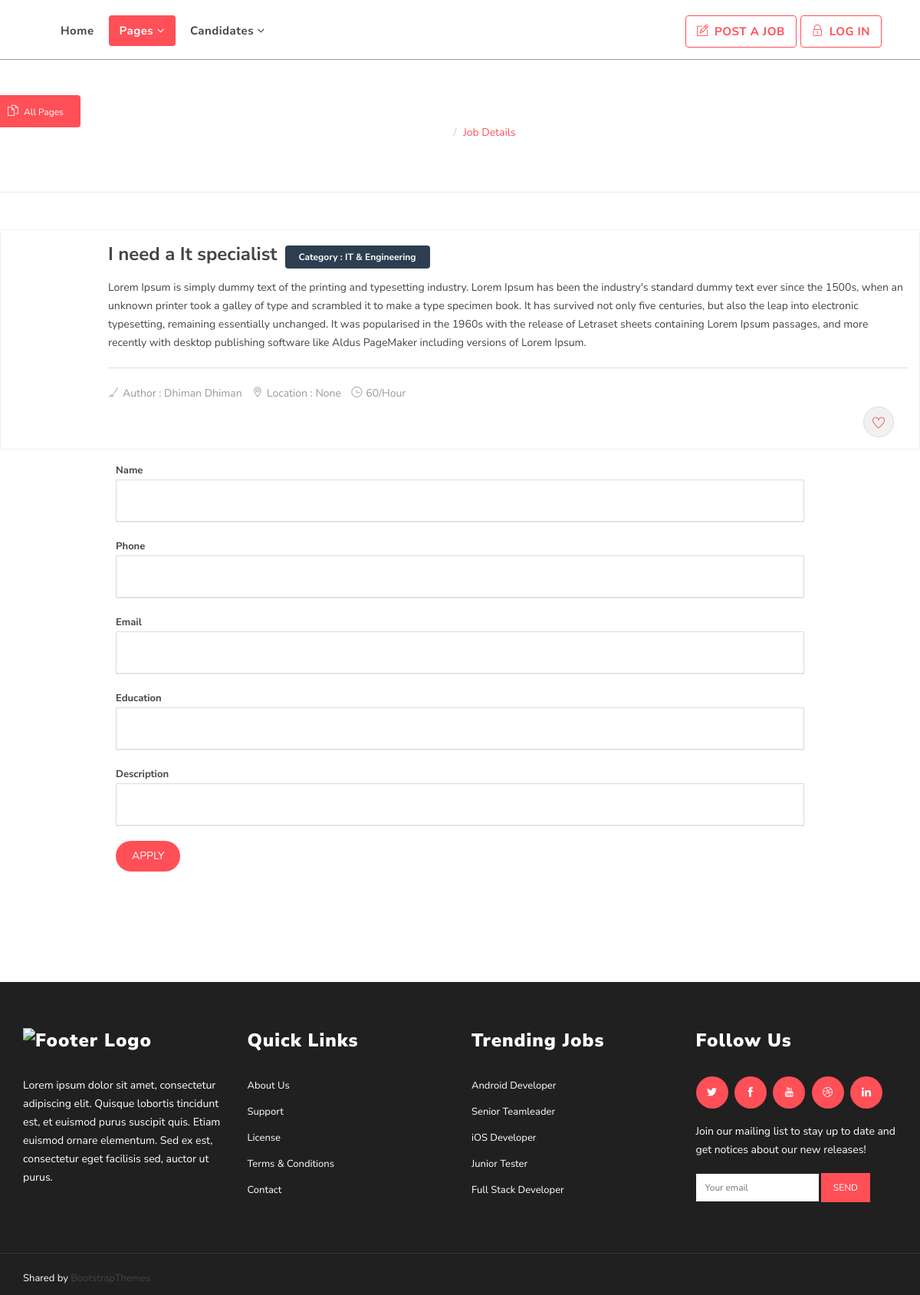
The app's page /job_details/11 with its own data.
### home/models.py (models this page shows, shortened)
class job (models.Model):
    username=models.CharField(max_length=1000)
    title=models.CharField(max_length=1000,null=True)
    company=models.CharField(max_length=1000,null=True)
    location=models.CharField(max_length=1000,null=True)
    email=models.CharField(max_length=1000)
    name=models.CharField(max_length=1000)
    jobs=models.CharField(max_length=1000)
    category=models.CharField(max_length=1000,null=True)
    job_time=models.CharField(max_length=1000,null=True)

### home/views.py (the view)
# urls.py: path('job_details/<int:pk>', views.job_details.as_view(), name='job_details'),
class job_details (generic.DeleteView):
    model = job
    template_name = "job-details.html"
    ordering = ['-id']
    def get_context_data(self, *args, **kwargs):
        context = super(job_details, self).get_context_data(*args, **kwargs)
        context['job_list'] = job.objects.all()
        context['apply_job_list'] = apply_for_job.objects.all()
        return context

### templates/job-details.html (shortened to what this page needs)
{% load static %}
<!DOCTYPE html>
<html lang="en">
<head>
  <link rel="stylesheet" href="{% static 'assets/css/bootstrap.min.css' %}" type="text/css">
  <link rel="stylesheet" href="{% static 'assets/css/jasny-bootstrap.min.css' %}" type="text/css">
  <link rel="stylesheet" href="{% static 'assets/css/bootstrap-select.min.css' %}" type="text/css">
  <link rel="stylesheet" href="{% static 'assets/css/material-kit.css' %}" type="text/css">
  <link rel="stylesheet" href="{% static 'assets/fonts/font-awesome.min.css' %}" type="text/css">
  <link rel="stylesheet" href="{% static 'assets/fonts/themify-icons.css' %}">
  <link rel="stylesheet" href="{% static 'assets/extras/animate.css' %}" type="text/css">
  <link rel="stylesheet" href="{% static 'assets/extras/owl.carousel.css' %}" type="text/css">
  <link rel="stylesheet" href="{% static 'assets/extras/owl.theme.css' %}" type="text/css">
  <link rel="stylesheet" href="{% static 'assets/extras/settings.css' %}" type="text/css">
  <link rel="stylesheet" href="{% static 'assets/css/slicknav.css' %}" type="text/css">
  <link rel="stylesheet" href="{% static 'assets/css/main.css' %}" type="text/css">
  <link rel="stylesheet" href="{% static 'assets/css/responsive.css' %}" type="text/css">
  <link rel="stylesheet" type="text/css" href="{% static 'assets/css/colors/red.css' %}" media="screen" />
</head>
<body>
  <div class="header">
    <div class="logo-menu">
      <nav class="navbar navbar-default main-navigation" role="navigation" data-spy="affix" data-offset-top="50">
        <div class="container">
          <div class="collapse navbar-collapse" id="navbar">
            <ul class="nav navbar-nav">
              <li>
                <a href="{% url 'home1' %}">
                  Home
                </a>
              </li>
              <li>
                <a class="active" href="{% url 'about' %}">
                  Pages <i class="fa fa-angle-down"></i>
                </a>
              </li>
              <li>
                <a href="#">
                  Candidates <i class="fa fa-angle-down"></i>
                </a>
              </li>
            </ul>
            <ul class="nav navbar-nav navbar-right float-right">
              <li class="left"><a href="{% url 'profile' %}"><i class="ti-pencil-alt"></i> Post A Job</a></li>
              {% if user.is_authenticated %}
              <li class="right"><a href="{% url 'signout' %}"><i class="ti-lock"></i> Log Out</a></li>
              <a style="text-decoration: none;color: white;" href="{% url 'profile' %}"> Welcome {{ user.username }}
              </a>
              {% else %}
              <li class="right"><a href="{% url 'signinn' %}"><i class="ti-lock"></i> Log In</a></li>
              {% endif %}
            </ul>
          </div>
        </div>
      </nav>
      <div class="tbtn wow pulse" id="menu" data-wow-iteration="infinite" data-wow-duration="500ms"
        data-toggle="offcanvas" data-target=".navmenu">
        <p><i class="ti-files"></i> All Pages</p>
      </div>
    </div>
  </div>
  <div class="page-header" style="background: url('{% static '/assets/img/banner1.jpg' %}');">
    <div class="container">
      <div class="row">
        <div class="col-md-12">
          <div class="breadcrumb-wrapper">
            <h2 class="product-title">Job Details</h2>
            <ol class="breadcrumb">
              <li><a href="#"><i class="ti-home"></i> Home</a></li>
              <li class="current">Job Details</li>
            </ol>
          </div>
        </div>
      </div>
    </div>
  </div>
  <br>
  <br>
  <div class="row">
    <div class="col-md-12">
      <div class="job-list">
        <div style="text-align: left;" class="job-list-content">
          <h4><a href="job-details.html">{{ job.title }}</a><span class="full-time">Category : {{ job.category }}</span>
          </h4>
          <p>{{ job.jobs }}</p>
          <div class="job-tag">
            <div class="pull-left">
              <div class="meta-tag">
                <span><a href="browse-categories.html"><i class="ti-brush"></i>Author : {{ job.name }}</a></span>
                <span><i class="ti-location-pin"></i>Location : {{ job.location }}</span>
                <span><i class="ti-time"></i>60/Hour</span>
              </div>
            </div>
            <div class="pull-right">
              <form action="{% url 'wishlist_post' %}" method="POST">
                <div class="status-form-frame">
                  <br>
                  <div class="icon">
                    <button type="submit"
                      style="border: none;height: auto;width: auto;background-color: transparent;"><i
                        class="ti-heart"></i></button>
                  </div>
              </form>
            </div>
          </div>
        </div>
      </div>
    </div>
  </div>
  <div style="width: 73%;margin: auto;">
    <form action="{% url 'apply_job_form' %}" method="POST">
      <div class="mb-3">
        <label for="exampleInputEmail1" class="form-label">Name</label>
        <input name="name" type="text" class="form-control" id="exampleInputEmail1" aria-describedby="emailHelp"
          value="{{ user.get_full_name }}">
      </div>
      <div class="mb-3">
        <label for="exampleInputEmail1" class="form-label">Phone</label>
        <input name="phone" type="text" class="form-control" id="exampleInputEmail1" aria-describedby="emailHelp">
      </div>
      <div class="mb-3">
        <label for="exampleInputEmail1" class="form-label">Email</label>
        <input name="email" type="email" class="form-control" id="exampleInputEmail1" aria-describedby="emailHelp">
      </div>
      <div class="mb-3">
        <label for="exampleInputEmail1" class="form-label">Education</label>
        <input name="education" type="text" class="form-control" id="exampleInputEmail1" aria-describedby="emailHelp">
      </div>
      <div class="mb-3">
        <label for="exampleInputEmail1" class="form-label">Description</label>
        <input name="description" type="text" class="form-control" id="exampleInputEmail1" aria-describedby="emailHelp">
      </div>
      <input type="submit" class="btn btn-common btn-rm" value="Apply">
    </form>
  </div>
  <section class="section text-center">
    <div class="container">
      <br>
    </div>
  </section>
  <footer>
    <section class="footer-Content">
      <div class="container">
        <div class="row">
          <div class="col-md-3 col-sm-6 col-xs-12">
            <div class="widget">
              <h3 class="block-title"><img src="assets/img/logo.png" class="img-responsive" alt="Footer Logo"></h3>
              <div class="textwidget">
                <p>Lorem ipsum dolor sit amet, consectetur adipiscing elit. Quisque lobortis tincidunt est, et euismod
                  purus suscipit quis. Etiam euismod ornare elementum. Sed ex est, consectetur eget facilisis sed,
                  auctor ut purus.</p>
              </div>
            </div>
          </div>
          <div class="col-md-3 col-sm-6 col-xs-12">
            <div class="widget">
              <h3 class="block-title">Quick Links</h3>
              <ul class="menu">
                <li><a href="#">About Us</a></li>
                <li><a href="#">Support</a></li>
                <li><a href="#">License</a></li>
                <li><a href="#">Terms & Conditions</a></li>
                <li><a href="#">Contact</a></li>
              </ul>
            </div>
          </div>
          <div class="col-md-3 col-sm-6 col-xs-12">
            <div class="widget">
              <h3 class="block-title">Trending Jobs</h3>
              <ul class="menu">
                <li><a href="#">Android Developer</a></li>
                <li><a href="#">Senior Teamleader</a></li>
                <li><a href="#">iOS Developer</a></li>
                <li><a href="#">Junior Tester</a></li>
                <li><a href="#">Full Stack Developer</a></li>
              </ul>
            </div>
          </div>
          <div class="col-md-3 col-sm-6 col-xs-12">
            <div class="widget">
              <h3 class="block-title">Follow Us</h3>
              <div class="bottom-social-icons social-icon">
                <a class="twitter" href="https://twitter.com/GrayGrids"><i class="ti-twitter-alt"></i></a>
                <a class="facebook" href="https://web.facebook.com/GrayGrids"><i class="ti-facebook"></i></a>
                <a class="youtube" href="https://youtube.com"><i class="ti-youtube"></i></a>
                <a class="dribble" href="https://dribbble.com/"><i class="ti-dribbble"></i></a>
                <a class="linkedin" href="https://www.linkedin.com/"><i class="ti-linkedin"></i></a>
              </div>
              <p>Join our mailing list to stay up to date and get notices about our new releases!</p>
              <form class="subscribe-box">
                <input type="text" placeholder="Your email">
                <input type="submit" class="btn-system" value="Send">
              </form>
            </div>
          </div>
        </div>
      </div>
    </section>
    <div id="copyright">
      <div class="container">
        <div class="row">
          <div class="col-md-12">
            Shared by <a href="https://bootstrapthemes.co">BootstrapThemes</a>
          </div>
        </div>
      </div>
    </div>
  </footer>
</body>
</html>

### static/assets/css/colors/red.css (style rules this page uses)
.btn-common { background: #FF4F57; }
.tbtn { background: #FF4F57; }
.main-navigation .float-right li a { border-color: #FF4F57; color: #FF4F57!important; }
.navbar-default .navbar-nav > li:hover > a, .navbar-default .navbar-nav > li > a.active { background: #FF4F57; }
.full-time { background: #FF4F57; }
.job-list .job-tag .icon { color: #FF4F57; }
.bottom-social-icons a { background: #FF4F57; color: #fff; }
.subscribe-box input[type="submit"] { background: #FF4F57; }
.breadcrumb { color: #FF4F57; }

### records on screen
job: title "I need a It specialist", category "IT & Engineering", jobs "Lorem Ipsum is simply dummy text of the printing and typesetting industry. Lorem Ipsum has been the industry's standard dummy text ever since the 1500s, when an unknown printer took a galley of type and scrambled it to make a type specimen book. It has survived not only five centuries, but also the leap into electronic typesetting, remaining essentially unchanged. It was popularised in the 1960s with the release of Letraset sheets containing Lorem Ipsum passages, and more recently with desktop publishing software like Aldus PageMaker including versions of Lorem Ipsum.", name "Dhiman Dhiman", location "None"
